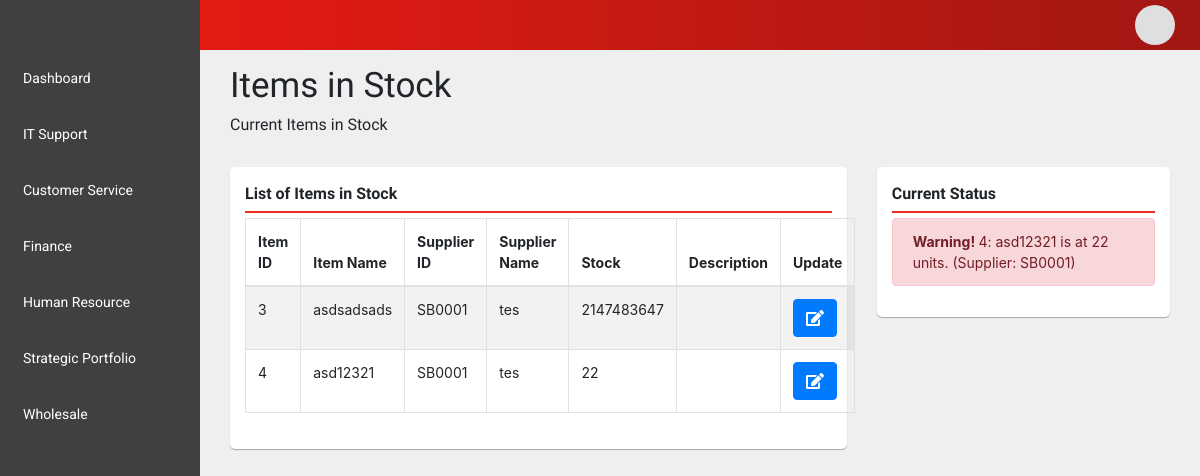
/index.php/wholesale, run on an earlier commit of the app's database.
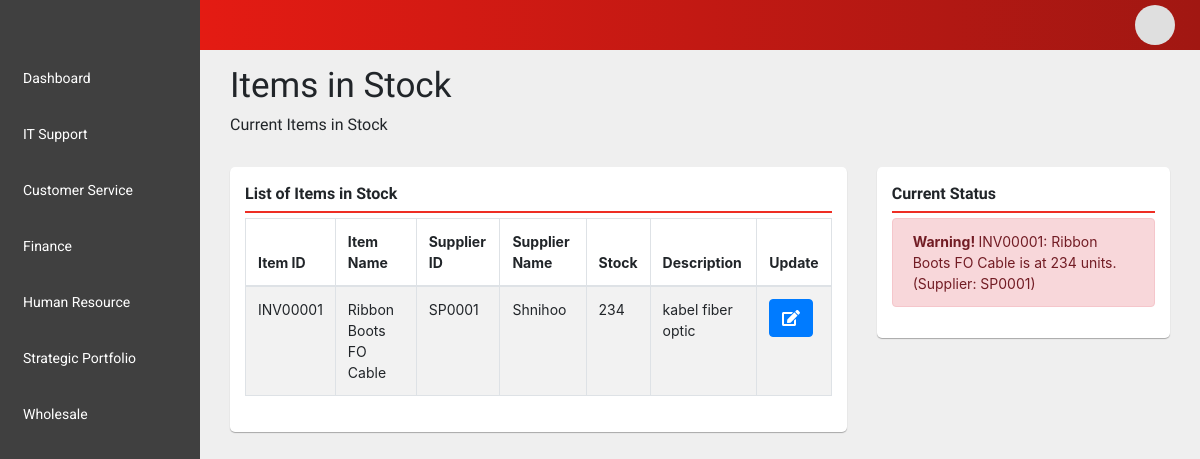
And on a later commit of the database.
### tables this page shows
CREATE TABLE `inventory` (
  `idBarang` varchar(9) NOT NULL,
  `namaBarang` varchar(50) NOT NULL,
  `stockBarang` int(11) NOT NULL,
  `idSupplier` varchar(9) NOT NULL,
  `keterangan` varchar(100) NOT NULL,
  `tanggal` timestamp NOT NULL DEFAULT CURRENT_TIMESTAMP ON UPDATE CURRENT_TIMESTAMP
);

CREATE TABLE `supplier` (
  `idSupplier` varchar(10) NOT NULL,
  `namaSupplier` varchar(30) NOT NULL,
  `deskripsi` varchar(50) NOT NULL,
  `idKategori` varchar(9) NOT NULL,
  `status` tinyint(1) NOT NULL
);

### application/controllers/Wholesale.php (called while the page is built, shortened)
<?php
class Wholesale extends CI_Controller {
	public function __construct(){
        $this->load->model('ModelWholesale');
    }
	public function index()
	{
		$data['result'] = $this->ModelWholesale->getStock();
		$this->load->view('wholesale/stockOfItems_view',$data);
	}
}

### index.php (called while the page is built, shortened)
<?php
require_once BASEPATH.'core/CodeIgniter.php';

### application/models/ModelWholesale.php (called while the page is built, shortened)
<?php
class ModelWholesale extends CI_Model{
    public function getStock(){
        $this->db->select('*');
        $this->db->from('inventory');
        $this->db->join('supplier','idSupplier');
        return $this->db->get();
    }
}

### application/views/wholesale/stockOfItems_view.php (the view, shortened to what this page needs)
<!DOCTYPE html>
<html lang="en" dir="ltr">
  <head>
    <?php $this->load->view('base_layout/head_tag'); ?>
    <link rel="stylesheet" type="text/css" href="https://cdn.datatables.net/v/bs4/dt-1.10.18/sc-2.0.0/datatables.min.css"/>
  </head>
  <body>
    <div class="container-fluid p-0">
      <div class="row equal no-gutters">
        <?php $this->load->view('base_layout/sidebar'); ?>
        <div class="col-12 col-sm-8 col-md-9 col-xl-10 wrapper">
          <?php $this->load->view('base_layout/topmenu'); ?>
          <div class="col-12 wrapper-container">
            <div class="main-wrapper">
              <div class="container">
                <div class="page-header">
                  <div class="page-title">
                    Items in Stock
                  </div>
                  <div class="page-subtitle">
                    Current Items in Stock
                  </div>
                </div>
                <div class="row">
                  <div class="col-8">
                    <div class="box">
                      <div class="box-header">
                        List of Items in Stock
                      </div>
                      <div class="box-body">
                        <table cellpadding="0" cellspacing="0" border="0" class="datatable-1 table table-bordered table-striped  display" width="100%" id="TableStock">
                          <thead>
                            <tr>
                              <th> Item ID</th>
                              <th> Item Name </th>
                              <th> Supplier ID </th>
                              <th> Supplier Name </th>
                              <th> Stock </th>
                              <th> Description </th>
                              <th> Update </th>
                            </tr>
                          </thead>
                          <tbody>
                            <?php
                              foreach($result->result() as $row):
                            ?>
                            <tr class="odd gradeX">
                              <td> <?php echo $row->idBarang; ?> </td>
                              <td> <?php echo $row->namaBarang; ?> </td>
                              <td> <?php echo $row->idSupplier; ?> </td>
                              <td> <?php echo $row->namaSupplier; ?> </td>
                              <td> <?php echo $row->stockBarang; ?> </td>
                              <td> <?php echo $row->keterangan; ?> </td>
                              <td>
                                <form action="<?php echo base_url('stockofitems');?>" method="POST" >
                                    <button type="button" class="btn btn-primary" data-toggle="modal" data-target="#<?php echo $row->idBarang; ?>"><span class="fas fa-edit"></span></button>
                                </form>
                              </td>
                            </tr>
                            <?php
                              endforeach;
                            ?>
                          </tbody>
                        </table>
                      </div>
                      <div class="box-footer">
                      </div>
                    </div>
                  </div>
                  <div class="col-4">
                    <div class="box">
                      <div class="box-header">
                        Current Status
                      </div>
                      <div class="box-body">
                        <?php
                          $notif = count($result->result());
                          foreach($result->result() as $row):
                        ?>
                          <?php
                            if($row->stockBarang > 499){
                              $notif = $notif - 1;
                          ?>
                          <?php
                            }elseif($row->stockBarang > 250){
                          ?>
                            <div class="alert alert-warning">
                              <strong>Warning! </strong><?php echo $row->idBarang; ?>: <?php echo $row->namaBarang?> is at <?php echo $row->stockBarang;?> units. (Supplier: <?php echo $row->idSupplier;?>)
                            </div>
                          <?php
                            }elseif($row->stockBarang > 1){
                          ?>
                              <div class="alert alert-danger">
                                <strong>Warning! </strong><?php echo $row->idBarang; ?>: <?php echo $row->namaBarang?> is at <?php echo $row->stockBarang;?> units. (Supplier: <?php echo $row->idSupplier;?>)
                              </div>
                          <?php
                            }elseif($row->stockBarang > -1){
                          ?>
                              <div class="alert alert-dark">
                                <strong>Warning! </strong><?php echo $row->idBarang;?>: <?php echo $row->namaBarang?> is out of stock. (Supplier: <?php echo $row->idSupplier;?>)
                              </div>
                          <?php
                            }
                          endforeach;
                          ?>
                      </div>
                    </div>
                  </div>
                </div>
              </div>
            </div>
          </div>
        </div>
      </div>
    </div>
  </body>
</html>

### application/views/base_layout/head_tag.php (shortened to what this page needs)
<link rel="stylesheet" href="https://maxcdn.bootstrapcdn.com/bootstrap/4.0.0/css/bootstrap.min.css">
<link rel="stylesheet" type="text/css" href="<?= base_url() ?>css/base_styles.css">

### application/views/base_layout/sidebar.php (shortened to what this page needs)
<div class="col-12 col-sm-4 col-md-3 col-xl-2 p-0 sidebar-container">
  <nav>
    <div class="row no-gutters">
      <div class="sidebar">
        <div class="headers">
        </div>
        <div class="menu">
          <ul>
            <a href="<?= base_url() ?>dashboard">
              <li>
                <ion-icon name="home"></ion-icon><text>Dashboard</text>
              </li>
            </a>
            <a href="<?= base_url() ?>its">
              <li>
                <ion-icon name="git-network"></ion-icon><text>IT Support</text>
              </li>
            </a>
            <a href="#csm_service" data-toggle="collapse">
              <li>
                <ion-icon name="people"></ion-icon><text>Customer Service</text>
              </li>
            </a>
            <a href="<?php echo base_url('finance'); ?>">
              <li>
                <ion-icon name="stats"></ion-icon><text>Finance</text>
              </li>
            </a>
            <a href="#hrm_service" data-toggle="collapse">
              <li>
                <ion-icon name="person-add"></ion-icon><text>Human Resource</text>
              </li>
            </a>
            <a href="#dsp_service" data-toggle="collapse">
              <li>
                <ion-icon name="git-branch"></ion-icon><text>Strategic Portfolio</text>
              </li>
            </a>
            <a href="#who_service" data-toggle="collapse">
              <li>
                <ion-icon name="cube"></ion-icon><text>Wholesale</text>
              </li>
            </a>
          </ul>
        </div>
      </div>
    </div>
  </nav>
</div>

### application/views/base_layout/topmenu.php (shortened to what this page needs)
<div class="col-12 top-menu-container">
  <div class="row no-gutters">
    <div class="col-10">
      <div class="top-menu">
      </div>
    </div>
    <div class="col-2">
      <div class="top-menu">
        <div class="bar force-right">
          <a href="#popup_toggle" data-toggle="custom_popup">
            <div class="profile-picture" style="background-image: url('https://assets.vg247.com/current//2018/05/fortnite_thanos_avengers_infinity_war_event_square_header_1.jpg')"></div>
          </a>
        </div>
      </div>
    </div>
  </div>
</div>

### css/base_styles.css (style rules this page uses)
body { background-color: #efefef; }
.sidebar-container { min-height: 100vh; background: #404040; }
nav .sidebar { width: 100%; position: absolute; }
nav .sidebar .headers { height: 50px; display: block; text-align: center; }
nav .sidebar .menu { font-family: "Roboto", sans-serif; font-weight: 400; }
nav .sidebar .menu ul { list-style-type: none; padding: 0; }
nav .sidebar .menu ul a { color: #ffffff; }
nav .sidebar .menu ul li { padding-left: 15px; padding-right: 15px; padding-top: 13px; padding-bottom: 13px; }
nav .sidebar .menu ul li ion-icon, nav .sidebar .menu ul li text { vertical-align: middle; }
nav .sidebar .menu ul li text { font-size: 14px; }
.top-menu-container { background-image: linear-gradient(to right, #e41b13, #d31a13, #c21913, #b11813, #a11712); color: #fff; font-family: "Quicksand", sans-serif; font-weight: 500; z-index: 10; }
.top-menu { position: relative; height: 50px; }
.top-menu .bar { position: absolute; top: 50%; transform: translateY(-50%); }
.top-menu .bar a { color: #fff; }
.top-menu .bar.force-right { position: absolute; right: 10px; }
.top-menu .bar .profile-picture { height: 40px; width: 40px; border-radius: 50%; background: #dfdfdf; background-position: center center; background-size: cover; background-repeat: no-repeat; }
.main-wrapper { padding-top: 10px; padding-bottom: 10px; }
.main-wrapper .page-header { margin-bottom: 30px; }
.main-wrapper .page-header .page-title { font-family: "Quicksand", sans-serif; font-size: 35px; }
.main-wrapper .page-header .page-subtitle { font-family: "Quicksand", sans-serif; font-size: 16px; }
.main-wrapper .row .box { padding: 15px; border-radius: 5px; box-shadow: 0 1px 1px rgba(0, 0, 0, .3); background: #fff; }
.main-wrapper .row .box-header { border-bottom: 2px solid #EE2E24; padding-bottom: 5px; margin-bottom: 5px; font-family: "Quicksand", sans-serif; font-size: 16px; font-weight: 600; }
.main-wrapper .row .box-body { font-size: 14px; }
.main-wrapper .row .box-footer { font-size: 14px; text-align: center; padding-top: 5px; margin-top: 5px; }

What changed in the data, as far as the page shows it:
removed inventory: idBarang "3", namaBarang "asdsadsads", idSupplier "SB0001", idSupplier.namaSupplier "tes", stockBarang "2147483647"
removed inventory: idBarang "4", namaBarang "asd12321", idSupplier "SB0001", idSupplier.namaSupplier "tes", stockBarang "22"
added inventory: idBarang "INV00001", namaBarang "Ribbon Boots FO Cable", idSupplier "SP0001", idSupplier.namaSupplier "Shnihoo", stockBarang "234", keterangan "kabel fiber optic"
